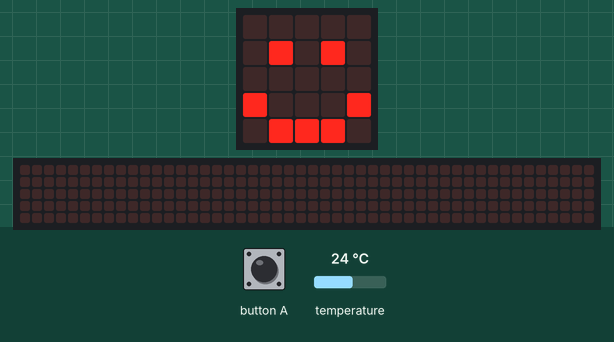
Simulated run of this program. Board: BBC micro:bit (MakeCode). On the bench: the board's 5×5 LED display, a strip that is not on the board, showing the scrolling text unrolled. The inputs (shaded band) are chosen by the test bench; at power-on: temperature 24 °C. The 48×5 strip is a reading aid, not a part: it shows the text the display is scrolling, unrolled, one strip-width of it at a time.

Above: at 1.8 s.
1.9 s: button A pressed for 0.15 s
At 2.12 s:
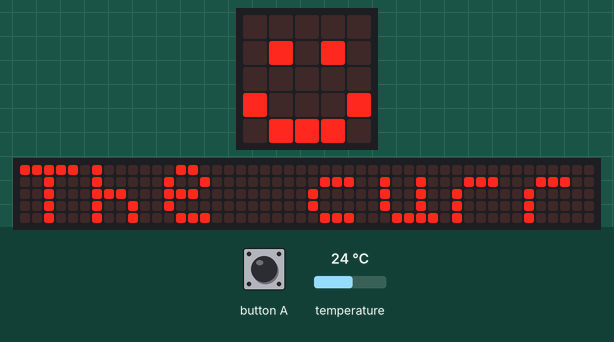
At 5.6 s:
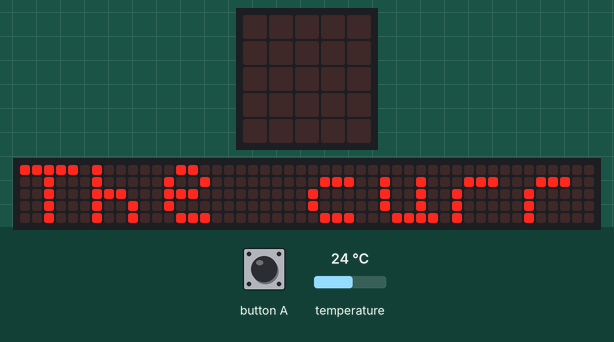

The program:

main.ts
```typescript
// (licence header left out)
basic.clearScreen()
basic.showIcon(IconNames.Happy)

input.onButtonPressed(Button.A, function () {
    const tempurature: number = input.temperature()
    const tempuratureKelvin: number = Math.round(tempurature + 273.15)

    basic.showString('The current temperature is ' + (tempuratureKelvin).toString() + 'k.')

    basic.pause(100)
    basic.clearScreen()
    basic.showIcon(IconNames.Happy)
})
```

Measured:
- after the input at 1.9 s, the display: changes after 0.15 s (image 1)
- what the display in image 2 shows lasts 0.6 s, from 5.2 s to 5.8 s
